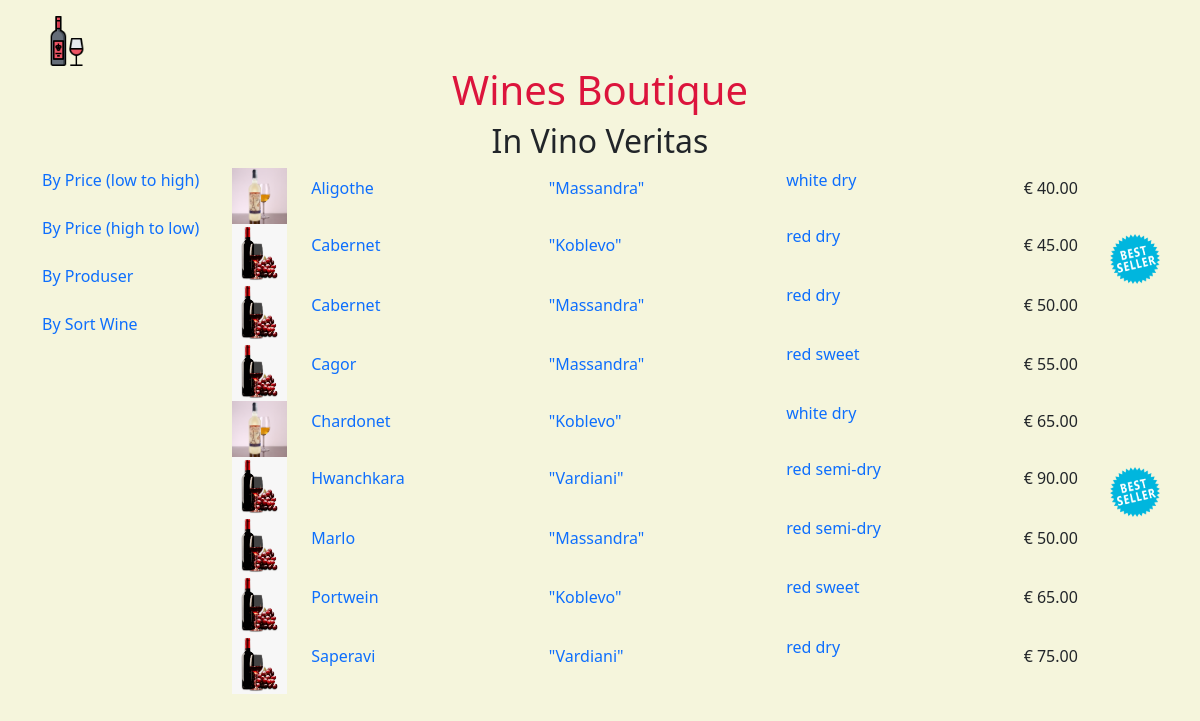
/index, run on the app's committed database.
### app.py (models this page shows)
class Wine(db.Model):
    id = db.Column(db.Integer, primary_key=True)
    name = db.Column(db.String(65))
    price=db.Column(db.Float)
    top=db.Column(db.Integer, default=0)
    sort_id=db.Column(db.Integer,db.ForeignKey('sort.id'))
    producer_id = db.Column(db.Integer, db.ForeignKey('producer.id'))
    sort=db.relationship(Sort, backref=db.backref('wines'))
    producer = db.relationship(Producer, backref=db.backref('wines'))
    def __str__(self):
        return self.name

class Producer(db.Model):
    id = db.Column(db.Integer, primary_key=True)
    name = db.Column(db.String(65))
    def __str__(self):
        return f'\"{self.name}\"'

class Sort(db.Model):
    id=db.Column(db.Integer, primary_key=True)
    name=db.Column(db.String(35))
    def __str__(self):
        return self.name

### app.py (the view)
@app.route('/index')
@app.route('/index/<string:sorttype>')
def index(sorttype=None):
    wines=Wine.query.order_by(Wine.name)
    if sorttype=='bypriceasc':
        wines=sorted(wines,key=lambda x: x.price)
    if sorttype=='bypricedesc':
        wines=sorted(wines,key=lambda x: -x.price)
    if sorttype=='byproducer':
        wines=sorted(wines,key=lambda x: x.producer.name)
    if sorttype=='bysortwine':
        wines=sorted(wines,key=lambda x: x.sort.name)
    return render_template('index.html', wines=wines)

### templates/index.html (shortened to what this page needs)
{% extends 'base.html' %}
{% block content %}
<h1 class="text-center">Wines Boutique</h1>
<h2 class="text-center">In Vino Veritas</h2>
<div class="row">
    <div class="col-2">
        <a href="{{ url_for('index', sorttype='bypriceasc') }}">By Price (low to high)</a>
        <br><br>
        <a href="{{ url_for('index', sorttype='bypricedesc') }}">By Price (high to low)</a>
        <br><br>
        <a href="{{ url_for('index', sorttype='byproducer') }}">By Produser</a>
        <br><br>
        <a href="{{ url_for('index', sorttype='bysortwine') }}">By Sort Wine</a>
        <br><br>
    </div>
    <div class="col-10">
        {% for wine in wines %}
        {% set img='red.png' if wine.sort.name.startswith('red') else 'white.png' %}
        {% set bestseller='bestseller' if wine.top==1 else '' %}
        <div class="row {{ bestseller }}">
            <div class="col-1">
                <img class="img-fluid" src="{{ url_for('static', filename='img/' +img) }}">
            </div>
            <div class="col-3 align-self-center">
                <a href="{{ url_for('wine', pk=wine.id) }}"><p>{{ wine }}</p></a>
            </div>
            <div class="col-3 align-self-center">
                <a href="{{ url_for('filter', sort_id=0, producer_id = wine.producer.id) }}"><p>{{ wine.producer }}</p></a>
            </div>
            <div class="col-3 ">
                <a href="{{ url_for('filter', sort_id = wine.sort.id, producer_id = 0) }}"><p>{{ wine.sort }}</p></a>
            </div>
            <div class="col-2 align-self-center">
                <p>&euro; {{ '%.2f' | format(wine.price) }}</p>
            </div>
        </div>
        {% endfor %}
    </div>
</div>
{% endblock %}

### templates/base.html (shortened to what this page needs)
<!DOCTYPE html>
<html lang="en">
<head>
    <link href="https://cdn.jsdelivr.net/npm/bootstrap@5.0.1/dist/css/bootstrap.min.css" rel="stylesheet">
    <link rel="stylesheet" href="{{ url_for('static', filename='css/custom.css') }}">
</head>
<body>
    <div class="container pt-3">
        <a href="{{ url_for('index') }}"><img src="{{ url_for('static', filename='img/wine.png') }}" width="50"></a>
        {% block content %}{% endblock %}
    </div>
</body>
</html>

### static/css/custom.css (style rules this page uses)
body { background-color: Beige; }
h1 { color: Crimson; }
a { text-decoration: none; }
.bestseller { position:relative; }
.bestseller::after { content: ''; width: 50px; height: 50px; position: absolute; right: 10px; top: 10px; background: url('../img/topsale.png'); background-size: 100%; }

### data on the page
Wine: name "Aligothe", producer "\"Massandra\"", sort "white dry", price "40.00"
Wine: name "Cabernet", producer "\"Koblevo\"", sort "red dry", price "45.00"
Wine: name "Cabernet", producer "\"Massandra\"", sort "red dry", price "50.00"
Wine: name "Cagor", producer "\"Massandra\"", sort "red sweet", price "55.00"
Wine: name "Chardonet", producer "\"Koblevo\"", sort "white dry", price "65.00"
Wine: name "Hwanchkara", producer "\"Vardiani\"", sort "red semi-dry", price "90.00"
Wine: name "Marlo", producer "\"Massandra\"", sort "red semi-dry", price "50.00"
Wine: name "Portwein", producer "\"Koblevo\"", sort "red sweet", price "65.00"
Wine: name "Saperavi", producer "\"Vardiani\"", sort "red dry", price "75.00"
